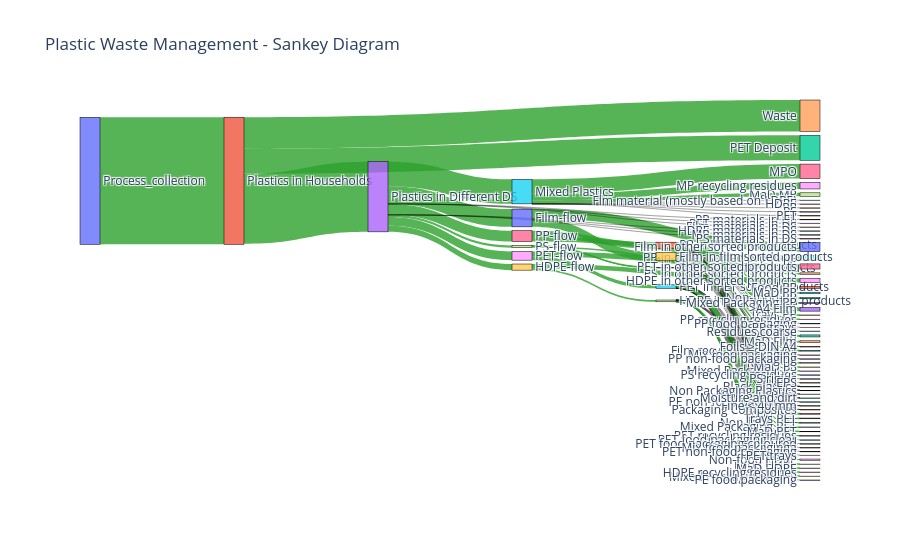

The notebook cell this image was saved under:
### Code cell
import pandas as pd
import plotly.graph_objects as go

# Path to the main Sankey data
excel_file_path = r'C:\Users\Master.WR\OneDrive - stud.tu-darmstadt.de\Documents\Fraunhofer\combined_summary_full.xlsx'

# Path to the material composition data
composition_file_path = r'C:\Users\Master.WR\OneDrive - stud.tu-darmstadt.de\Documents\Fraunhofer\combined_excel_material_composition.xlsx'

# Load the main Sankey data
df = pd.read_excel(excel_file_path)
df = df.fillna(method='ffill')

# Load the material composition data
composition_df = pd.read_excel(composition_file_path)

# Extract values from the first row (row index 0)
node_label_1 = df.iloc[0, 0]  # Value at position (0,0)
node_label_2 = df.iloc[0, 1]  # Value at position (0,1)
link_value = df.iloc[0, 2]    # Value at position (0,2)

# Create the nodes part
nodes = [
    {'label': node_label_1},
    {'label': node_label_2}
]

# Create the link part
links = [
    {
        'source': node_label_1,
        'target': node_label_2,
        'value': link_value
    }
]

df = df.drop(columns=['Process Name', 'Input Material Amount'])

node_labels = {node_label_1, node_label_2}

for idx, row in df.iterrows():
    src = row[0]  # First column as source
    tgt = row[1]  # Second column as target
    val = row[2]  # Third column as link value

    # Check and add the source node if not already present
    if src not in node_labels:
        nodes.append({'label': src})
        node_labels.add(src)

    # Check and add the target node if not already present
    if tgt not in node_labels:
        nodes.append({'label': tgt})
        node_labels.add(tgt)

    # Append the link from source to target with the given value
    links.append({
        'source': src,
        'target': tgt,
        'value': val
    })

# Define the list of nodes for which material composition needs to be added
nodes_with_composition = ["Plastics in Different DS", "Mixed Plastics", "PP in PP sorted products", "PS in PS sorted products", "PET in PET sorted products", "HDPE in HDPE sorted products", "Film in film sorted products"]  # Replace with actual node names

for node_name in nodes_with_composition:
    # Filter the material composition data for this specific node
    filtered_composition_df = composition_df[composition_df['Material name'] == node_name]

    # Create a dictionary with 'Name of the Materials' as keys and 'Amount' as values
    material_composition = dict(zip(filtered_composition_df['Name of the Materials'], filtered_composition_df['Amount']))

    # Add the node if it is not already present
    if node_name not in node_labels:
        nodes.append({'label': node_name})
        node_labels.add(node_name)

    # Add material composition nodes and dashed links
    for material, value in material_composition.items():
        if material not in node_labels:
            nodes.append({'label': material})
            node_labels.add(material)

        # Add dashed-like links with minimal values and unique color
        links.append({
            'source': node_name,  # Dynamic node as the source
            'target': material,   # Material as the target
            'value': 0.01         # Minimal value for dashed effect
        })

# Prepare Data for Plotly Sankey
node_labels = [node['label'] for node in nodes]
label_to_index = {label: idx for idx, label in enumerate(node_labels)}

source_indices = [label_to_index[link['source']] for link in links]
target_indices = [label_to_index[link['target']] for link in links]
values = [link['value'] for link in links]

# Assign unique colors for dashed or transparent links
link_colors = []
for link in links:
    if link['value'] == 0.01:  # Dashed-like links (composition)
        link_colors.append("rgba(0, 0, 0, 0.2)")  # Light grey for dashed effect
    else:  # Regular flow links
        link_colors.append("rgba(44, 160, 44, 0.8)")  # Green for regular links

# Create the Sankey Diagram with Plotly
fig = go.Figure(data=[go.Sankey(
    arrangement="freeform",
    node=dict(
        pad=15,
        thickness=20,
        line=dict(color="black", width=0.5),
        label=node_labels,
    ),
    link=dict(
        source=source_indices,
        target=target_indices,
        value=values,
        color=link_colors
    )
)])

# Add layout details
fig.update_layout(title_text="Plastic Waste Management - Sankey Diagram", font_size=12)

# Show the diagram
fig.show()

### Figure 1 — Plotly figure (JSON) as saved in the notebook; plotly's stock layout.template omitted (floating-point values rounded to 4 significant figures)
{"data": [{"arrangement": "freeform", "link": {"color": ["rgba(44, 160, 44, 0.8)", "rgba(44, 160, 44, 0.8)", "rgba(44, 160, 44, 0.8)", "rgba(44, 160, 44, 0.8)", "rgba(44, 160, 44, 0.8)", "rgba(44, 160, 44, 0.8)", "rgba(44, 160, 44, 0.8)", "rgba(44, 160, 44, 0.8)", "rgba(44, 160, 44, 0.8)", "rgba(44, 160, 44, 0.8)", "rgba(44, 160, 44, 0.8)", "rgba(44, 160, 44, 0.8)", "rgba(44, 160, 44, 0.8)", "rgba(44, 160, 44, 0.8)", "rgba(44, 160, 44, 0.8)", "rgba(44, 160, 44, 0.8)", "rgba(44, 160, 44, 0.8)", "rgba(44, 160, 44, 0.8)", "rgba(44, 160, 44, 0.8)", "rgba(44, 160, 44, 0.8)", "rgba(44, 160, 44, 0.8)", "rgba(44, 160, 44, 0.8)", "rgba(44, 160, 44, 0.8)", "rgba(44, 160, 44, 0.8)", "rgba(44, 160, 44, 0.8)", "rgba(44, 160, 44, 0.8)", "rgba(44, 160, 44, 0.8)", "rgba(44, 160, 44, 0.8)", "rgba(44, 160, 44, 0.8)", "rgba(44, 160, 44, 0.8)", "rgba(44, 160, 44, 0.8)", "rgba(44, 160, 44, 0.8)", "rgba(44, 160, 44, 0.8)", "rgba(44, 160, 44, 0.8)", "rgba(44, 160, 44, 0.8)", "rgba(44, 160, 44, 0.8)", "rgba(44, 160, 44, 0.8)", "rgba(44, 160, 44, 0.8)", "rgba(44, 160, 44, 0.8)", "rgba(44, 160, 44, 0.8)", "rgba(44, 160, 44, 0.8)", "rgba(44, 160, 44, 0.8)", "rgba(44, 160, 44, 0.8)", "rgba(44, 160, 44, 0.8)", "rgba(44, 160, 44, 0.8)", "rgba(44, 160, 44, 0.8)", "rgba(44, 160, 44, 0.8)", "rgba(44, 160, 44, 0.8)", "rgba(0, 0, 0, 0.2)", "rgba(0, 0, 0, 0.2)", "rgba(0, 0, 0, 0.2)", "rgba(0, 0, 0, 0.2)", "rgba(0, 0, 0, 0.2)", "rgba(0, 0, 0, 0.2)", "rgba(0, 0, 0, 0.2)", "rgba(0, 0, 0, 0.2)", "rgba(0, 0, 0, 0.2)", "rgba(0, 0, 0, 0.2)", "rgba(0, 0, 0, 0.2)", "rgba(0, 0, 0, 0.2)", "rgba(0, 0, 0, 0.2)", "rgba(0, 0, 0, 0.2)", "rgba(0, 0, 0, 0.2)", "rgba(0, 0, 0, 0.2)", "rgba(0, 0, 0, 0.2)", "rgba(0, 0, 0, 0.2)", "rgba(0, 0, 0, 0.2)", "rgba(0, 0, 0, 0.2)", "rgba(0, 0, 0, 0.2)", "rgba(0, 0, 0, 0.2)", "rgba(0, 0, 0, 0.2)", "rgba(0, 0, 0, 0.2)", "rgba(0, 0, 0, 0.2)", "rgba(0, 0, 0, 0.2)", "rgba(0, 0, 0, 0.2)", "rgba(0, 0, 0, 0.2)", "rgba(0, 0, 0, 0.2)", "rgba(0, 0, 0, 0.2)", "rgba(0, 0, 0, 0.2)", "rgba(0, 0, 0, 0.2)", "rgba(0, 0, 0, 0.2)", "rgba(0, 0, 0, 0.2)", "rgba(0, 0, 0, 0.2)", "rgba(0, 0, 0, 0.2)", "rgba(0, 0, 0, 0.2)", "rgba(0, 0, 0, 0.2)", "rgba(0, 0, 0, 0.2)", "rgba(0, 0, 0, 0.2)", "rgba(0, 0, 0, 0.2)", "rgba(0, 0, 0, 0.2)", "rgba(0, 0, 0, 0.2)", "rgba(0, 0, 0, 0.2)", "rgba(0, 0, 0, 0.2)", "rgba(0, 0, 0, 0.2)", "rgba(0, 0, 0, 0.2)", "rgba(0, 0, 0, 0.2)", "rgba(0, 0, 0, 0.2)", "rgba(0, 0, 0, 0.2)", "rgba(0, 0, 0, 0.2)", "rgba(0, 0, 0, 0.2)", "rgba(0, 0, 0, 0.2)", "rgba(0, 0, 0, 0.2)", "rgba(0, 0, 0, 0.2)", "rgba(0, 0, 0, 0.2)"], "source": [0, 1, 1, 1, 3, 3, 3, 3, 3, 3, 6, 6, 7, 7, 8, 8, 9, 9, 10, 10, 11, 11, 11, 11, 11, 11, 13, 13, 13, 13, 15, 15, 15, 15, 15, 15, 17, 17, 17, 17, 17, 19, 19, 19, 19, 5, 5, 5, 3, 3, 3, 3, 3, 3, 5, 5, 5, 5, 5, 11, 11, 11, 11, 11, 11, 11, 11, 11, 11, 11, 11, 11, 13, 13, 13, 13, 13, 13, 13, 13, 15, 15, 15, 15, 15, 15, 15, 15, 15, 15, 15, 17, 17, 17, 17, 17, 17, 17, 17, 19, 19, 19, 19, 19], "target": [1, 2, 3, 4, 5, 6, 7, 8, 9, 10, 11, 12, 13, 14, 15, 16, 17, 18, 19, 20, 21, 22, 23, 24, 25, 26, 27, 28, 29, 30, 31, 32, 33, 34, 35, 36, 37, 38, 39, 40, 41, 42, 43, 44, 45, 46, 47, 48, 49, 50, 51, 52, 53, 54, 55, 56, 57, 58, 59, 60, 61, 62, 63, 64, 65, 66, 67, 68, 69, 70, 71, 72, 61, 73, 74, 63, 65, 68, 71, 72, 75, 76, 77, 78, 79, 65, 67, 68, 69, 71, 72, 80, 62, 65, 67, 68, 69, 71, 72, 65, 66, 67, 68, 72], "value": [2170.0, 425, 1199.0, 538.1, 419, 186.2, 38.9, 147, 104.9, 302.7, 106.9, 79.3, 13, 26, 59.5, 87.5, 30.4, 74.6, 145.7, 157, 33.4, 19.6, 15, 6.5, 26.2, 6.1, 8.7, 0.5, 2.8, 1, 15.4, 8.9, 8.3, 12.2, 8.2, 6.5, 2.4, 21, 0.3, 2.7, 3.9, 34.8, 65.5, 32.2, 13.2, 247.2, 60, 111.9, 0.01, 0.01, 0.01, 0.01, 0.01, 0.01, 0.01, 0.01, 0.01, 0.01, 0.01, 0.01, 0.01, 0.01, 0.01, 0.01, 0.01, 0.01, 0.01, 0.01, 0.01, 0.01, 0.01, 0.01, 0.01, 0.01, 0.01, 0.01, 0.01, 0.01, 0.01, 0.01, 0.01, 0.01, 0.01, 0.01, 0.01, 0.01, 0.01, 0.01, 0.01, 0.01, 0.01, 0.01, 0.01, 0.01, 0.01, 0.01, 0.01, 0.01, 0.01, 0.01, 0.01, 0.01, 0.01, 0.01]}, "node": {"label": ["Process_collection", "Plastics in Households", "PET Deposit", "Plastics in Different DS", "Waste", "Mixed Plastics", "PP-flow", "PS-flow", "PET-flow", "HDPE-flow", "Film-flow", "PP in PP sorted products", "PP in other sorted products", "PS in PS sorted products", "PS in other sorted products", "PET in PET sorted products", "PET in other sorted products", "HDPE in HDPE sorted products", "HDPE in other sorted products", "Film in film sorted products", "Film in other sorted products", "Food PP", "Non-food PP", "Mixed Packaging PP", "Trays PP", "MaD PP", "PP recycling residues", "Rigids PS", "Mixed Packaging PS", "MaD PS", "PS recycling residues", "Food PET", "Non-food PET", "Mixed Packaging PET", "Trays PET", "MaD PET", "PET recycling residues", "Food HDPE", "Non-food HDPE", "Mixed Packaging HDPE", "MaD HDPE", "HDPE recycling residues", "<A4 Film", ">A4 Film", "MaD Film", "Film recycling residues", "MPO", "MaD MP", "MP recycling residues", "PP materials in DS", "PET materials in DS", "Film materials in DS", "HDPE materials in DS", "MP materials in DS", "PS materials in DS", "Flm material (mostly based on LDPE)", "HDPE", "PP", "PS", "PET", "PP food packaging", "Mix food packaging", "PE non-food packaging", "PP non-food packaging", "PP trays", "Black plastics", "Foils ≥ DIN A4", "Foils < DIN A4", "Non Packaging Plastics", "Packaging Composites", "Residues coarse", "Fine < 40 mm", "Moisture and dirt", "PS rigids", "EPS", "PET food packaging clear", "PET food packaging coloured", "Mix food packaginga", "PET non-food packaging", "PET trays", "PE food packaging"], "line": {"color": "black", "width": 0.5}, "pad": 15, "thickness": 20}, "type": "sankey"}], "layout": {"font": {"size": 12}, "title": {"text": "Plastic Waste Management - Sankey Diagram"}}}
